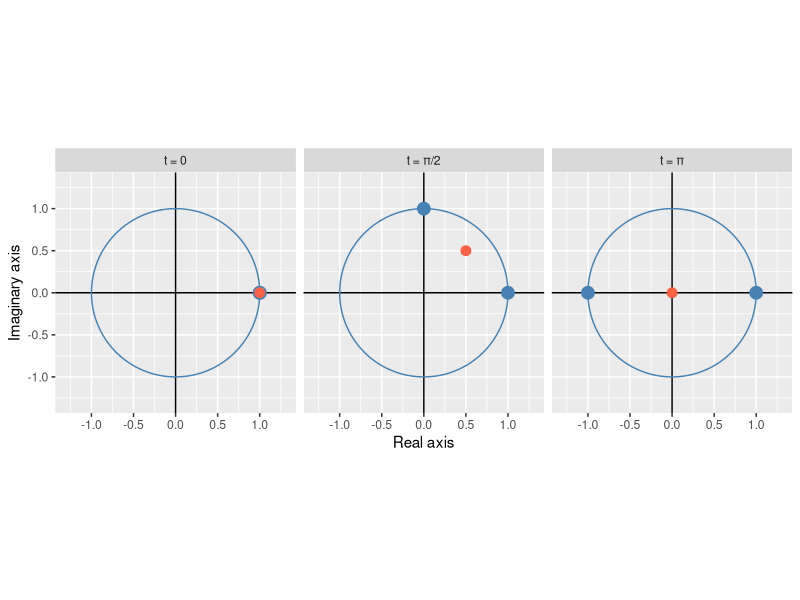

Reproduce this figure in R.
## ---- chunk 1
#| echo: false
#| fig-alt: "Three panels of the unit circle. For t = 0, heads and tails sit together at the right and the balance point is there too. For t = pi over 2, heads is at the top and the balance point is halfway between heads and tails. For t = pi, heads is on the left opposite tails and the balance point is at the centre."
library(ggplot2)

circle <- do.call(rbind, lapply(c("t = 0", "t = π/2", "t = π"), function(l)
  data.frame(panel = l, a = seq(0, 2 * pi, length.out = 200))))
ts <- c(0, pi / 2, pi)
labs3 <- c("t = 0", "t = π/2", "t = π")
pts <- do.call(rbind, lapply(1:3, function(i) data.frame(
  panel = labs3[i], x = c(1, cos(ts[i])), y = c(0, sin(ts[i])), who = c("tails", "heads"))))
bal <- data.frame(panel = labs3, x = 0.5 + 0.5 * cos(ts), y = 0.5 * sin(ts))
for (d in c("circle", "pts", "bal")) {
  tmp <- get(d); tmp$panel <- factor(tmp$panel, levels = labs3); assign(d, tmp)
}

ggplot() +
  geom_hline(yintercept = 0) + geom_vline(xintercept = 0) +
  geom_path(data = circle, aes(cos(a), sin(a)), colour = "steelblue") +
  geom_point(data = pts, aes(x, y), colour = "steelblue", size = 4) +
  geom_point(data = bal, aes(x, y), colour = "tomato", size = 3) +
  facet_wrap(~ panel) +
  coord_fixed(xlim = c(-1.3, 1.3), ylim = c(-1.3, 1.3)) +
  labs(x = "Real axis", y = "Imaginary axis")
